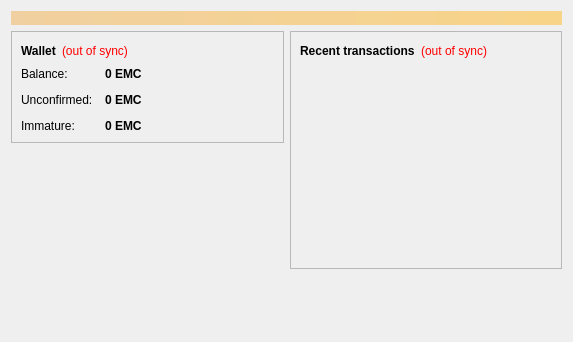
<?xml version="1.0" encoding="UTF-8"?>
<ui version="4.0">
 <class>OverviewPage</class>
 <widget class="QWidget" name="OverviewPage">
  <property name="geometry">
   <rect>
    <x>0</x>
    <y>0</y>
    <width>573</width>
    <height>342</height>
   </rect>
  </property>
  <property name="windowTitle">
   <string>Form</string>
  </property>
  <layout class="QVBoxLayout" name="topLayout">
   <item>
    <widget class="QLabel" name="labelAlerts">
     <property name="visible">
      <bool>false</bool>
     </property>
     <property name="styleSheet">
      <string notr="true">background-color: qlineargradient(x1: 0, y1: 0, x2: 1, y2: 0, stop:0 #F0D0A0, stop:1 #F8D488); color:#000000;</string>
     </property>
     <property name="wordWrap">
      <bool>true</bool>
     </property>
     <property name="margin">
      <number>3</number>
     </property>
    </widget>
   </item>
   <item>
    <layout class="QHBoxLayout" name="horizontalLayout" stretch="1,1">
     <item>
      <layout class="QVBoxLayout" name="verticalLayout_2">
       <item>
        <widget class="QFrame" name="frame">
         <property name="frameShape">
          <enum>QFrame::StyledPanel</enum>
         </property>
         <property name="frameShadow">
          <enum>QFrame::Raised</enum>
         </property>
         <layout class="QVBoxLayout" name="verticalLayout_4">
          <item>
           <layout class="QHBoxLayout" name="horizontalLayout_4">
            <item>
             <widget class="QLabel" name="label_5">
              <property name="font">
               <font>
                <weight>75</weight>
                <bold>true</bold>
               </font>
              </property>
              <property name="text">
               <string>Wallet</string>
              </property>
             </widget>
            </item>
            <item>
             <widget class="QLabel" name="labelWalletStatus">
              <property name="toolTip">
               <string>The displayed information may be out of date. Your wallet automatically synchronizes with the Emeraldcoin network after a connection is established, but this process has not completed yet.</string>
              </property>
              <property name="styleSheet">
               <string notr="true">QLabel { color: red; }</string>
              </property>
              <property name="text">
               <string notr="true">(out of sync)</string>
              </property>
              <property name="alignment">
               <set>Qt::AlignLeading|Qt::AlignLeft|Qt::AlignVCenter</set>
              </property>
             </widget>
            </item>
            <item>
             <spacer name="horizontalSpacer_2">
              <property name="orientation">
               <enum>Qt::Horizontal</enum>
              </property>
              <property name="sizeHint" stdset="0">
               <size>
                <width>40</width>
                <height>20</height>
               </size>
              </property>
             </spacer>
            </item>
           </layout>
          </item>
          <item>
           <layout class="QFormLayout" name="formLayout_2">
            <property name="fieldGrowthPolicy">
             <enum>QFormLayout::AllNonFixedFieldsGrow</enum>
            </property>
            <property name="horizontalSpacing">
             <number>12</number>
            </property>
            <property name="verticalSpacing">
             <number>12</number>
            </property>
            <item row="0" column="0">
             <widget class="QLabel" name="label">
              <property name="text">
               <string>Balance:</string>
              </property>
             </widget>
            </item>
            <item row="0" column="1">
             <widget class="QLabel" name="labelBalance">
              <property name="font">
               <font>
                <weight>75</weight>
                <bold>true</bold>
               </font>
              </property>
              <property name="cursor">
               <cursorShape>IBeamCursor</cursorShape>
              </property>
              <property name="toolTip">
               <string>Your current balance</string>
              </property>
              <property name="text">
               <string notr="true">0 EMC</string>
              </property>
              <property name="textInteractionFlags">
               <set>Qt::LinksAccessibleByMouse|Qt::TextSelectableByKeyboard|Qt::TextSelectableByMouse</set>
              </property>
             </widget>
            </item>
            <item row="1" column="0">
             <widget class="QLabel" name="label_3">
              <property name="text">
               <string>Unconfirmed:</string>
              </property>
             </widget>
            </item>
            <item row="1" column="1">
             <widget class="QLabel" name="labelUnconfirmed">
              <property name="font">
               <font>
                <weight>75</weight>
                <bold>true</bold>
               </font>
              </property>
              <property name="cursor">
               <cursorShape>IBeamCursor</cursorShape>
              </property>
              <property name="toolTip">
               <string>Total of transactions that have yet to be confirmed, and do not yet count toward the current balance</string>
              </property>
              <property name="text">
               <string notr="true">0 EMC</string>
              </property>
              <property name="textInteractionFlags">
               <set>Qt::LinksAccessibleByMouse|Qt::TextSelectableByKeyboard|Qt::TextSelectableByMouse</set>
              </property>
             </widget>
            </item>
            <item row="2" column="0">
             <widget class="QLabel" name="labelImmatureText">
              <property name="text">
               <string>Immature:</string>
              </property>
             </widget>
            </item>
            <item row="2" column="1">
             <widget class="QLabel" name="labelImmature">
              <property name="font">
               <font>
                <weight>75</weight>
                <bold>true</bold>
               </font>
              </property>
              <property name="toolTip">
               <string>Mined balance that has not yet matured</string>
              </property>
              <property name="text">
               <string notr="true">0 EMC</string>
              </property>
              <property name="textInteractionFlags">
               <set>Qt::LinksAccessibleByMouse|Qt::TextSelectableByKeyboard|Qt::TextSelectableByMouse</set>
              </property>
             </widget>
            </item>
           </layout>
          </item>
         </layout>
        </widget>
       </item>
       <item>
        <spacer name="verticalSpacer">
         <property name="orientation">
          <enum>Qt::Vertical</enum>
         </property>
         <property name="sizeHint" stdset="0">
          <size>
           <width>20</width>
           <height>40</height>
          </size>
         </property>
        </spacer>
       </item>
      </layout>
     </item>
     <item>
      <layout class="QVBoxLayout" name="verticalLayout_3">
       <item>
        <widget class="QFrame" name="frame_2">
         <property name="frameShape">
          <enum>QFrame::StyledPanel</enum>
         </property>
         <property name="frameShadow">
          <enum>QFrame::Raised</enum>
         </property>
         <layout class="QVBoxLayout" name="verticalLayout">
          <item>
           <layout class="QHBoxLayout" name="horizontalLayout_2">
            <item>
             <widget class="QLabel" name="label_4">
              <property name="text">
               <string>&lt;b&gt;Recent transactions&lt;/b&gt;</string>
              </property>
             </widget>
            </item>
            <item>
             <widget class="QLabel" name="labelTransactionsStatus">
              <property name="toolTip">
               <string>The displayed information may be out of date. Your wallet automatically synchronizes with the Emeraldcoin network after a connection is established, but this process has not completed yet.</string>
              </property>
              <property name="styleSheet">
               <string notr="true">QLabel { color: red; }</string>
              </property>
              <property name="text">
               <string notr="true">(out of sync)</string>
              </property>
              <property name="alignment">
               <set>Qt::AlignRight|Qt::AlignTrailing|Qt::AlignVCenter</set>
              </property>
             </widget>
            </item>
            <item>
             <spacer name="horizontalSpacer">
              <property name="orientation">
               <enum>Qt::Horizontal</enum>
              </property>
              <property name="sizeHint" stdset="0">
               <size>
                <width>40</width>
                <height>20</height>
               </size>
              </property>
             </spacer>
            </item>
           </layout>
          </item>
          <item>
           <widget class="QListView" name="listTransactions">
            <property name="styleSheet">
             <string notr="true">QListView { background: transparent; }</string>
            </property>
            <property name="frameShape">
             <enum>QFrame::NoFrame</enum>
            </property>
            <property name="verticalScrollBarPolicy">
             <enum>Qt::ScrollBarAlwaysOff</enum>
            </property>
            <property name="horizontalScrollBarPolicy">
             <enum>Qt::ScrollBarAlwaysOff</enum>
            </property>
            <property name="selectionMode">
             <enum>QAbstractItemView::NoSelection</enum>
            </property>
           </widget>
          </item>
         </layout>
        </widget>
       </item>
       <item>
        <spacer name="verticalSpacer_2">
         <property name="orientation">
          <enum>Qt::Vertical</enum>
         </property>
         <property name="sizeHint" stdset="0">
          <size>
           <width>20</width>
           <height>40</height>
          </size>
         </property>
        </spacer>
       </item>
      </layout>
     </item>
    </layout>
   </item>
  </layout>
 </widget>
 <resources/>
 <connections/>
</ui>
